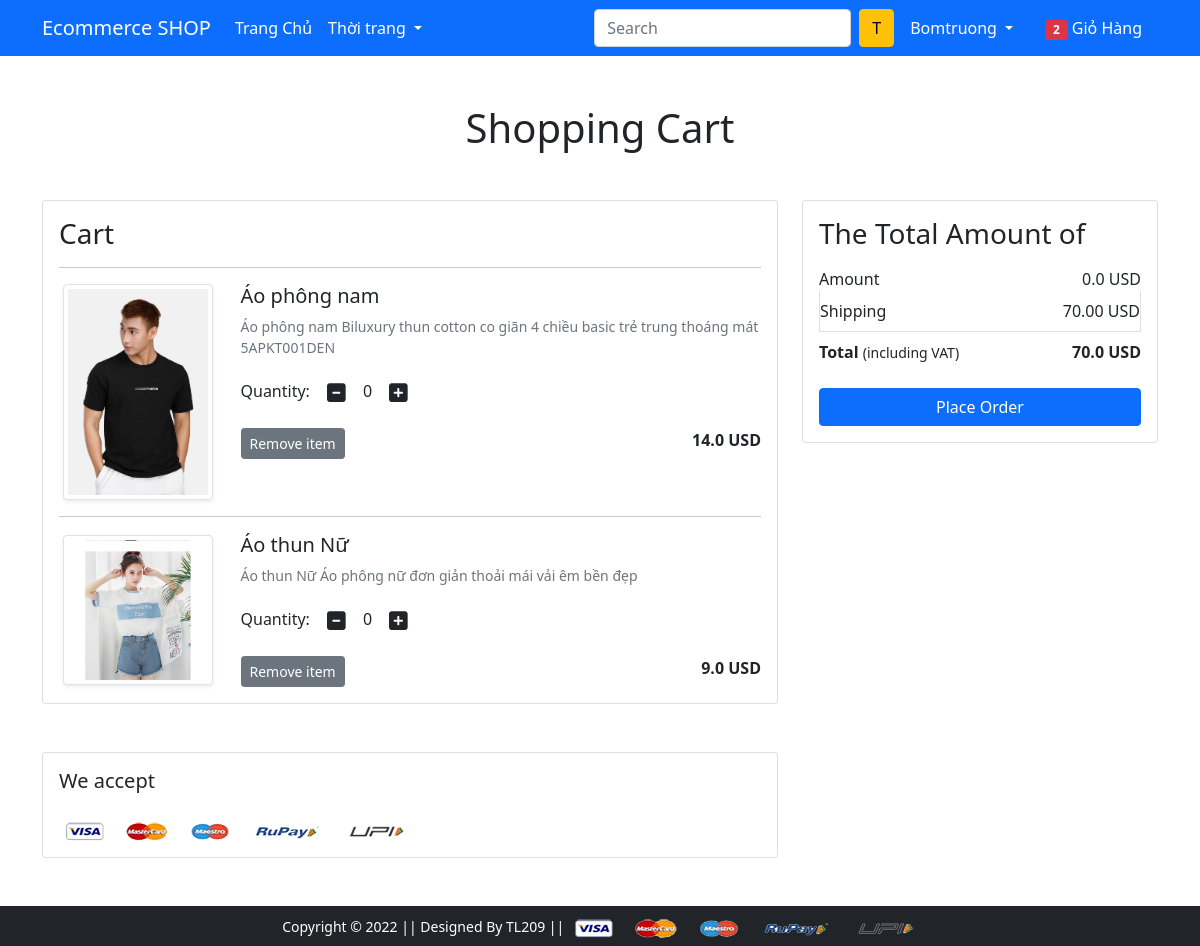
Page /cart/ (signed in) on the committed database.
### app/models.py (models this page shows, shortened)
class Cart(models.Model):
    user = models.ForeignKey(User, on_delete=models.CASCADE)
    product = models.ForeignKey(Product, on_delete=models.CASCADE)
    quantity = models.PositiveBigIntegerField(default=1)

class Product(models.Model):
    title = models.CharField(max_length=100)
    selling_price = models.FloatField()
    discounted_price = models.FloatField()
    description = models.TextField()
    brand = models.CharField(max_length=100)
    category = models.CharField(choices=CATEGORY_CHOICES, max_length=2)
    product_image = models.ImageField(upload_to='productimg')

### app/views.py (the view)
# urls.py: path('cart/', views.show_cart, name='showcart'),
@login_required
def show_cart(request):
    totalitem = 0
    if request.user.is_authenticated:
        totalitem = len(Cart.objects.filter(user=request.user))
        user = request.user
        cart = Cart.objects.filter(user=user)
        amount = 0.0
        shipping_amount = 70.0
        total_amount = 0.0
        cart_product = [p for p in Cart.objects.all() if p.user == user]
        if cart_product:
            for p  in cart_product:
                tempamount = (p.quantity * p.product.discounted_price)
                amount += tempamount
                totalamount = amount + shipping_amount
            return render(request, 'app/addtocart.html', {'carts':cart, 'totalamount': totalamount, 'amount':amount, 'totalitem':totalitem})
        else:
            return render(request, 'app/emptycart.html',{'totalitem':totalitem})

### app/templates/app/addtocart.html (shortened to what this page needs)
{% extends 'app/base.html' %}
{% load static %}
{% block main-content %}
<div class="container my-5">
 <div class="row">
  <h1 class="text-center mb-5">Shopping Cart</h1>
  <div class="col-sm-8">
  <div class="card">
   <div class="card-body">
    <h3>Cart</h3>
    {% for cart in carts %}
    <hr>
    <div class="row">
     <div class="col-sm-3 text-center align-self-center"><img src="{{cart.product.product_image.url}}" alt="" srcset="" class="img-fluid img-thumbnail shadow-sm" height="150" width="150"> </div>
     <div class="col-sm-9">
      <div>
       <h5>{{cart.product.title}}</h5>
       <p class="mb-2 text-muted small">{{cart.product.description}}</p>
       <div class="my-3">
        <label for="quantity">Quantity:</label>
        <a class="minus-cart btn" pid="{{cart.product.id}}"><i class="fas fa-minus-square fa-lg"></i></a>
          <span id="quantity">{{cart.quantity}}</span>
        <a class="plus-cart btn" pid="{{cart.product.id}}"><i class="fas fa-plus-square fa-lg"></i></a>
       </div>
       <div class="d-flex justify-content-between">
        <a href="#" class="btn btn-sm btn-secondary mr-3 remove-cart" pid="{{cart.product.id}}">Remove item </a>
        <p class="mb-0"><span><strong>{{cart.product.discounted_price}} USD</strong></span></p>
       </div>
      </div>
     </div>
    </div>
    {% endfor %}
   </div>
   </div>
  </div>
  <div class="col-sm-4">
   <div class="card">
    <div class="card-body">
      <h3>The Total Amount of</h3>
      <ul class="list-group">
       <li class="list-group-item d-flex justify-content-between align-items-center border-0 px-0 pb-0">Amount<span><span id="amount">{{amount}}</span> USD</span></li>
       <li class="list-group-item d-flex justify-content-between align-items-center px-0">Shipping<span>70.00 USD</span></li>
       <li class="list-group-item d-flex justify-content-between align-items-center border-0 px-0 mb-3">
        <div>
           <strong>Total</strong> <small>(including VAT)</small>
         </div>
         <span><strong id="totalamount">{{totalamount}} USD</strong></span>
       </li>
      </ul>
      <div class="d-grid"><a href="{% url 'checkout' %}" class="btn btn-primary">Place Order</a></div>
    </div>
   </div>
  </div>
 </div>
</div>
<div class="container">
 <div class="row">
  <div class="col-sm-8">
   <div class="card">
    <div class="card-body">
      <h5 class="mb-4">We accept</h5>
      <img src="{% static 'app/images/payment.png' %}" alt="" class="img-fluid">
    </div>
  </div>
  </div>
 </div>
</div>
{% endblock main-content %}

### app/templates/app/base.html (shortened to what this page needs)
<!doctype html>
{% load static %}
<html lang="en">
  <head>
    <link href="https://cdn.jsdelivr.net/npm/bootstrap@5.0.0-beta1/dist/css/bootstrap.min.css" rel="stylesheet">
    <link rel="stylesheet" href="{% static 'app/css/owl.carousel.min.css' %}">
    <link rel="stylesheet" href="{% static 'app/css/all.min.css' %}">
    <link rel="stylesheet" href="{% static 'app/css/style.css' %}">
  </head>
  <body>
    <nav class="navbar navbar-expand-lg navbar-dark bg-primary">
     <div class="container">
       <a class="navbar-brand" href="/">Ecommerce SHOP</a>
       <div class="collapse navbar-collapse" id="navbarSupportedContent">
         <ul class="navbar-nav me-auto mb-2 mb-lg-0">
           <li class="nav-item">
             <a class="nav-link active" aria-current="page" href="/">Trang Chủ</a>
           </li>
           <li class="nav-item dropdown">
             <a class="nav-link dropdown-toggle text-white" href="#" id="fashionDropdown" role="button" data-bs-toggle="dropdown" aria-expanded="false">
               Thời trang
             </a>
           </li>
         </ul>
         <form class="d-flex">
           <input class="form-control me-2" type="search" placeholder="Search" aria-label="Search">
           <button class="btn btn-warning" type="submit">T</button>
         </form>
         <div>
          <ul class="navbar-nav me-auto mb-2 mb-lg-0">
            {% if request.user.is_authenticated %}
           <li class="nav-item dropdown mx-2">
              <a class="nav-link dropdown-toggle text-white" href="#" id="profileDropdown" role="button" data-bs-toggle="dropdown" aria-expanded="false">
                {{request.user.username|capfirst}}
              </a>
            </li>
            <li class="nav-item mx-2">
             <a href="{% url 'showcart' %}" class="nav-link text-white"><span class="badge bg-danger">{{totalitem}}</span> Giỏ Hàng </a>
            </li>
            {% endif %}
          </ul>
         </div>
       </div>
     </div>
    </nav>
    {% block main-content %} {% endblock main-content %}
    <footer class="container-fluid bg-dark text-center p-2 mt-5">
        <small class="text-white">Copyright &copy; 2022 || Designed By TL209 || </small>
        <img src="{% static 'app/images/payment.png' %}" alt="" srcset="" class="img-fluid" height="2px">
    </footer>
  </body>
</html>

### rows in the picture
Cart: product.product_image (picture), product "Áo phông nam", product.description "Áo phông nam Biluxury thun cotton co giãn 4 chiều basic trẻ trung thoáng mát 5APKT001DEN", quantity "0", product.discounted_price "14.0"
Cart: product.product_image (picture), product "Áo thun Nữ", product.description "Áo thun Nữ Áo phông nữ đơn giản thoải mái vải êm bền đẹp", quantity "0", product.discounted_price "9.0"

### other values in the picture
{{ request.user.username|capfirst }} "Bomtruong"
{{ totalitem }} "2"
{{ amount }} "0.0"
{{ totalamount }} "70.0"
